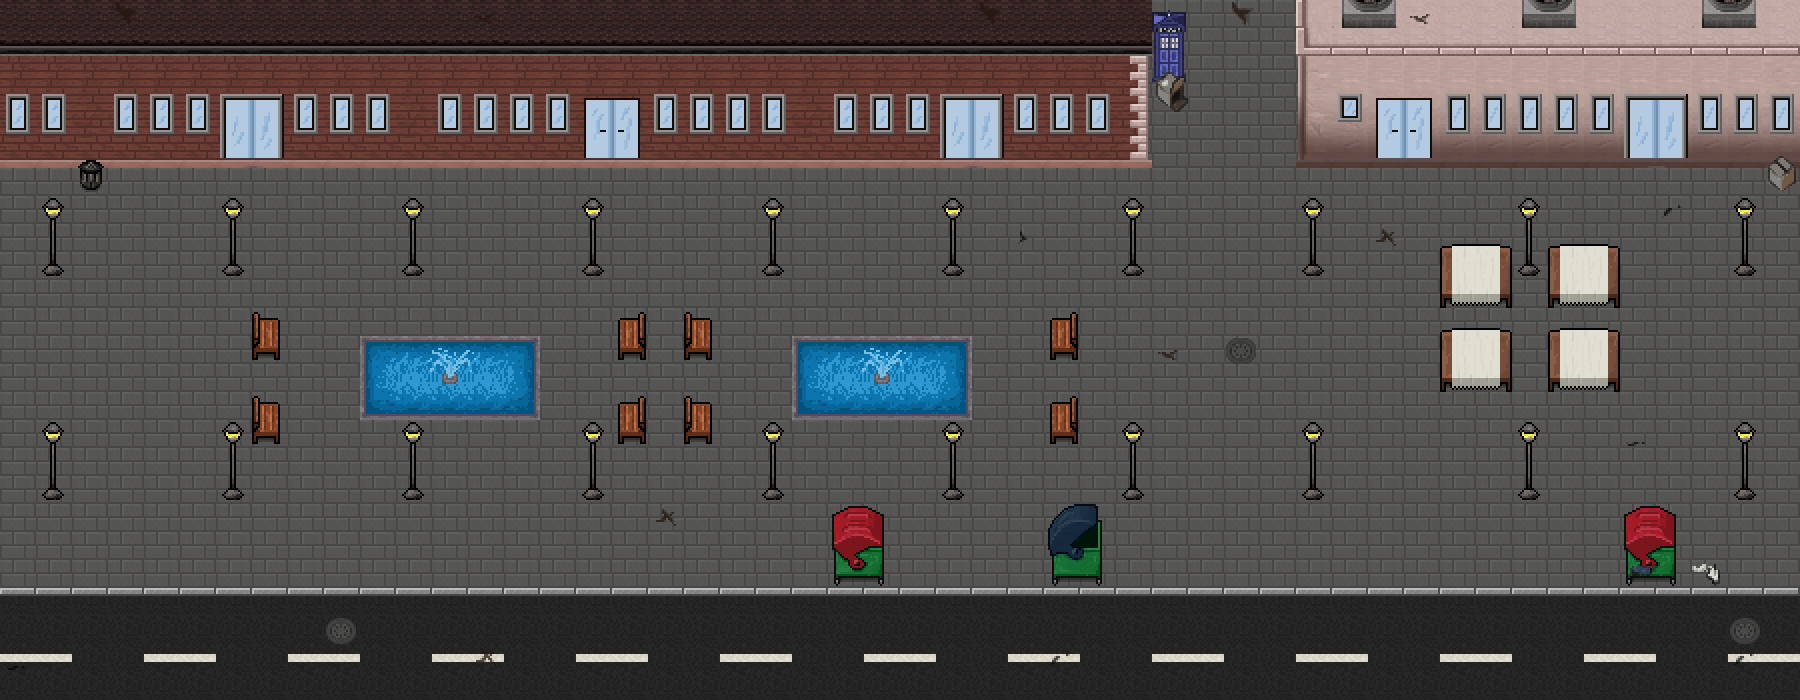

This is a level from a 2D game, rendered from its Tiled map with the project's own tilesets. A one-line summary and the map file follow, with tile-layer data summarised:
An orthogonal 50x25 tile map with 36x28 px tiles, 3 tile layers (map, ebene1, ebene2), 1 hidden layer not drawn.

<map version="1.0" orientation="orthogonal" renderorder="right-down" width="50" height="25" tilewidth="36" tileheight="28" nextobjectid="1">
 <tileset firstgid="1" name="sprite_sheet_props_main" tilewidth="36" tileheight="28">
  <image source="../img/sprite_sheet_props_main.png" width="1800" height="1400" />
 </tileset>
 <layer name="map" width="50" height="25">
  <data>[1250 cells, 1153 non-empty, 4 distinct tile ids]</data>
 </layer>
 <layer name="ebene1" width="50" height="25">
  <data>[1250 cells, 390 non-empty, 69 distinct tile ids]</data>
 </layer>
 <layer name="walkable" width="50" height="25" visible="0">
  <data>[1250 cells, 373 non-empty, 1 distinct tile ids]</data>
 </layer>
 <layer name="ebene2" width="50" height="25">
  <data>[1250 cells, 173 non-empty, 41 distinct tile ids]</data>
 </layer>
</map>
